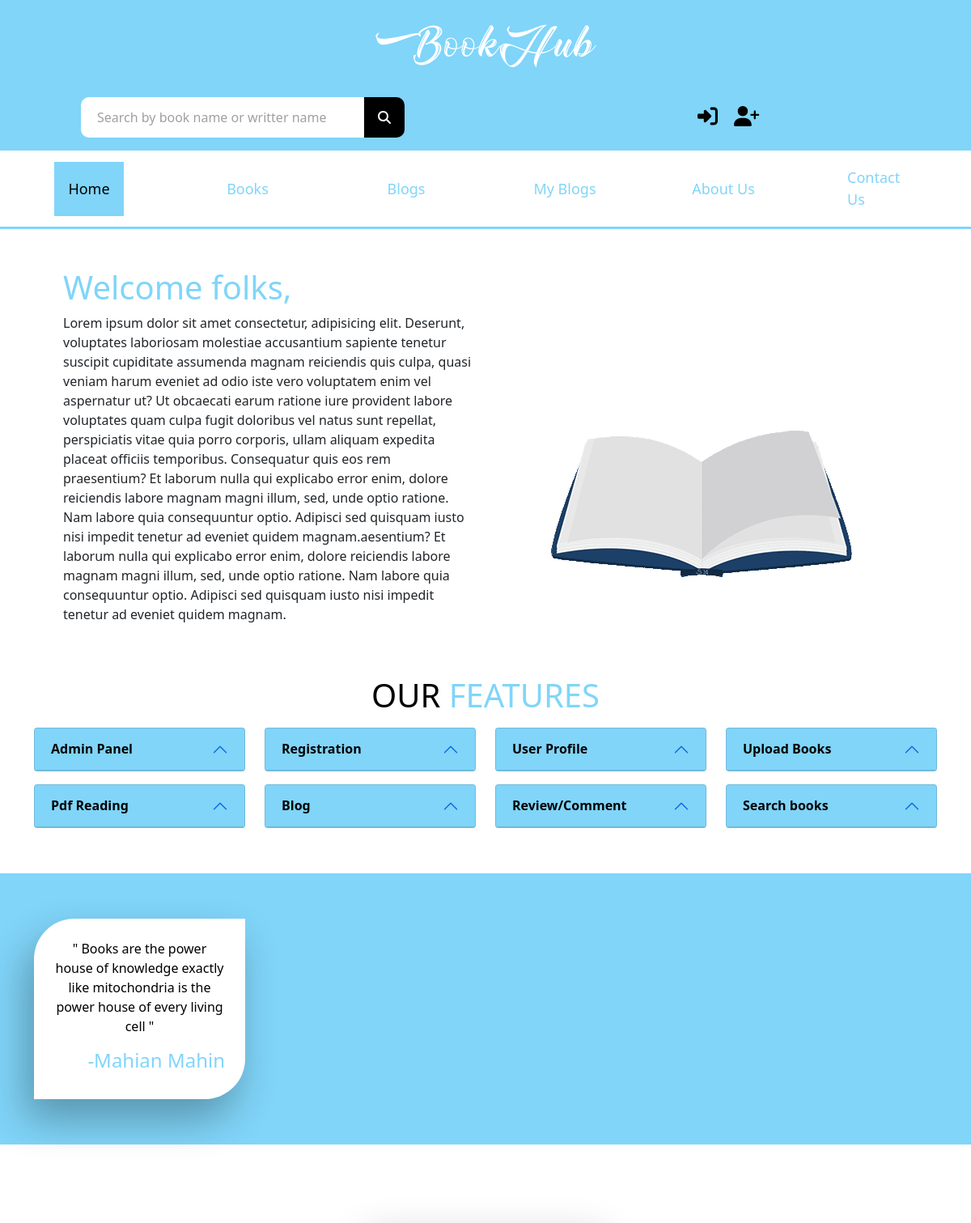
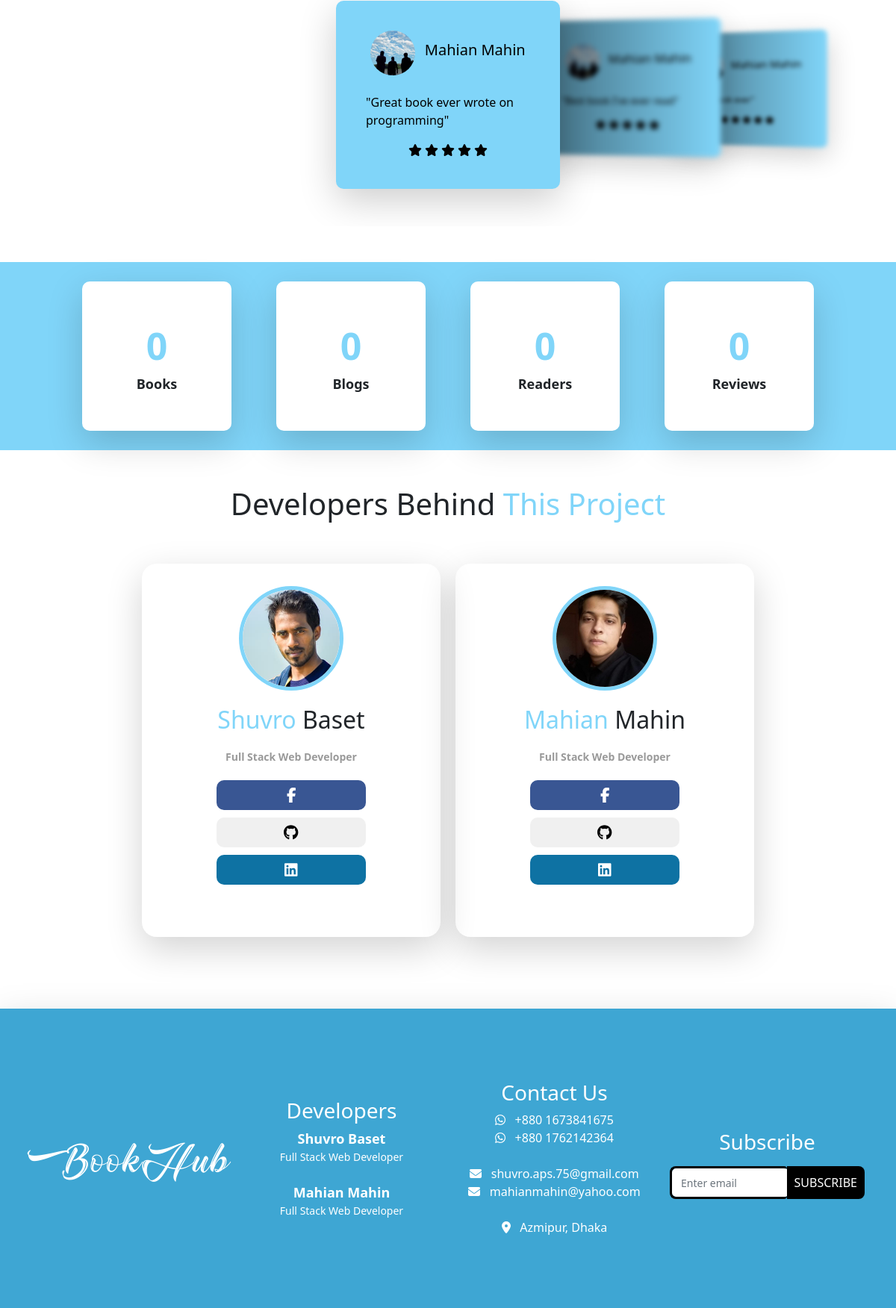
The page / on the database its author committed (2 pictures, top to bottom).
### bookHub_app/models.py (models this page shows)
class SiteUtils(models.Model):
    home_text = models.TextField()
    about_us_text = models.TextField()

class Quote(models.Model):
    quote = models.TextField(max_length=115)
    source = models.CharField(max_length=20)

class BooksReview(models.Model):
    book = models.ForeignKey(Books, on_delete=models.CASCADE)
    user = models.ForeignKey(User, on_delete=models.CASCADE)
    review = models.CharField(max_length=250, null=True, blank=True)
    star = models.IntegerField(default=0, null=True)

### user_app/models.py (models this page shows)
class UserProfile(models.Model):
    user = models.OneToOneField(User, on_delete=models.CASCADE, related_name='profile')
    profile_pic = models.ImageField(upload_to='users',default='user.jpg')
    address = models.CharField(max_length=50,null=True, blank=True)
    occupation = models.CharField(max_length=50,null=True, blank=True)
    bio = models.TextField(max_length=255, null=True, blank=True)

### bookHub_app/views.py (the view)
# urls.py: path('', home, name="home"),
def home(request):
    site_utils = SiteUtils.objects.all()
    reviews = BooksReview.objects.all()
    quotes = Quote.objects.all()
    books = Books.objects.all()
    blogs = Blogs.objects.all()
    users = UserProfile.objects.all()
    context = {
        "home": "active",
        "reviews": reviews,
        "quotes": quotes,
        "utils": site_utils,
        "books_len": len(books),
        "blogs_len": len(blogs),
        "users_len": len(users),
        "reviews_len": len(reviews)
    }
    return render(request, 'index.html', context)

### templates/index.html (shortened to what this page needs)
{% extends 'main.html' %}
{% load static %}
{% block content %}
    <div class="container">
      <div class="row my-5 mx-4">
      {% for util in utils %}
        <div class="col-sm-6 welcome-section">
          <h1>Welcome folks,</h1>
          <p>
            {{ util.home_text }}
          </p>
        </div>
      {% endfor %}
        <div class=" col-sm-6 animation-section d-flex justify-content-center align-items-center" id="hide">
          <img src="./static/img/animation.gif" />
        </div>
      </div>
    </div>
    <section id="features-section">
      <div class="container my-5">
        <h1 class="text-center"><span>OUR</span> FEATURES</h1>
        <div class="row">
          <div class="col-lg-3 col-md-6 col-sm-6 my-2">
            <div class="accordion-item">
              <h2 class="accordion-header" id="headingOne">
                <button class="accordion-button" type="button" data-bs-toggle="collapse" data-bs-target="#collapseOne" aria-expanded="true" aria-controls="collapseOne">Admin Panel</button>
              </h2>
            </div>
          </div>
          <div class="col-lg-3 col-md-6 col-sm-6 my-2">
            <div class="accordion-item">
              <h2 class="accordion-header" id="headingTwo">
                <button class="accordion-button" type="button" data-bs-toggle="collapse" data-bs-target="#collapseTwo" aria-expanded="true" aria-controls="collapseTwo">Registration</button>
              </h2>
            </div>
          </div>
          <div class="col-lg-3 col-md-6 col-sm-6 my-2">
            <div class="accordion-item">
              <h2 class="accordion-header" id="headingThree">
                <button class="accordion-button" type="button" data-bs-toggle="collapse" data-bs-target="#collapseThree" aria-expanded="true" aria-controls="collapseThree">User Profile</button>
              </h2>
            </div>
          </div>
          <div class="col-lg-3 col-md-6 col-sm-6 my-2">
            <div class="accordion-item">
              <h2 class="accordion-header" id="headingFour">
                <button class="accordion-button" type="button" data-bs-toggle="collapse" data-bs-target="#collapseFour" aria-expanded="true" aria-controls="collapseFour">Upload Books</button>
              </h2>
            </div>
          </div>
          <div class="col-lg-3 col-md-6 col-sm-6 my-2">
            <div class="accordion-item">
              <h2 class="accordion-header" id="headingFive">
                <button class="accordion-button" type="button" data-bs-toggle="collapse" data-bs-target="#collapseFive" aria-expanded="true" aria-controls="collapseFive">Pdf Reading</button>
              </h2>
            </div>
          </div>
          <div class="col-lg-3 col-md-6 col-sm-6 my-2">
            <div class="accordion-item">
              <h2 class="accordion-header" id="headingSix">
                <button class="accordion-button" type="button" data-bs-toggle="collapse" data-bs-target="#collapseSix" aria-expanded="true" aria-controls="collapseSix">Blog</button>
              </h2>
            </div>
          </div>
          <div class="col-lg-3 col-md-6 col-sm-6 my-2">
            <div class="accordion-item">
              <h2 class="accordion-header" id="headingSeven">
                <button class="accordion-button" type="button" data-bs-toggle="collapse" data-bs-target="#collapseSeven" aria-expanded="true" aria-controls="collapseSeven">Review/Comment</button>
              </h2>
            </div>
          </div>
          <div class="col-lg-3 col-md-6 col-sm-6 my-2">
            <div class="accordion-item">
              <h2 class="accordion-header" id="headingEight">
                <button class="accordion-button" type="button" data-bs-toggle="collapse" data-bs-target="#collapseEight" aria-expanded="true" aria-controls="collapseEight">Search books</button>
              </h2>
            </div>
          </div>
        </div>
      </div>
    </section>
    <section id="quotes-section">
      <div class="container my-5 py-5">
        <div class="row">
          {% for quote in quotes %}
          <div class="col-lg-3 col-md-3 col-sm-6 my-2">
              <div class="box">
                <div class="box-content">
                  <p class='text-center'>&quot; {{ quote.quote }} &quot;</p>
                  <h4 class="text-end">-{{ quote.source }}</h4>
                </div>
              </div>
          </div>
          {% endfor %}
        </div>
      </div>
    </section>
    <section class="my-5">
      <div class="container">
        <div class="row">
          <div class="review-section">
            <div class="swiper-container mySwiper">
              <div class="swiper-wrapper">
              {% for review in reviews %}
              {% if review.review %}
                <div class="swiper-slide">
                  <div class="review-box">
                    <div class="review-content">
                      <div class="user-details">
                        <div class="imgBx">
                          <img class="img-fluid" src={{ review.user.profile.profile_pic.url }}>
                        </div>
                        <h5>{{ review.user.first_name }} {{ review.user.last_name }}</h5>
                      </div>
                      <br>
                      <p>&quot;{{ review.review }}&quot;</p>
                      <div class="text-center">
                      {% for star in "x"|ljust:review.star %}
                        <i class="fas fa-star"></i>
                      {% endfor %}
                      </div>
                    </div>
                  </div>
                </div>
              {% endif %}
              {% endfor %}
              </div>
            </div>
          </div>
        </div>
      </div>
    </section>
    <section class="counting-blocks" id="counter_section">
      <div class="container">
        <div class="row py-3 px-3 d-flex flex-row justify-content-center align-items-center">
          <div class="counting-card shadow-lg d-flex flex-column justify-content-center align-items-center">
            <div class="number" id="books_count">0</div>
            <div class="name">
              Books
            </div>
          </div>
          <div class="counting-card shadow-lg d-flex flex-column justify-content-center align-items-center">
            <div class="number" id="blogs_count">0</div>
            <div class="name">
              Blogs
            </div>
          </div>
          <div class="counting-card shadow-lg d-flex flex-column justify-content-center align-items-center">
            <div class="number" id="readers_count">0</div>
            <div class="name">
              Readers
            </div>
          </div>
          <div class="counting-card shadow-lg d-flex flex-column justify-content-center align-items-center">
            <div class="number" id="likes_count">0</div>
            <div class="name">
              Reviews
            </div>
          </div>
        </div>
      </div>
    </section>
    <section class="team-section">
      <div class="container py-5 px-3">
        <div class="row">
          <h1 class="text-center">Developers Behind <span class="colored_span">This Project</span></h1>
          <div class="card-wrapper d-flex flex-row flex-wrap justify-content-center align-items-center">
            <div class="team-card my-5 d-flex flex-column align-items-center shadow-lg">
              <div class="avatar">
                <img src={% static "/images/baset_vaiya.jpg" %}>
              </div>
              <h2><span class="colored_span">Shuvro</span> Baset</h2>
              <span class="designation">Full Stack Web Developer</span>
              <div class="social d-flex flex-column align-items-center my-3">
                <a href="#" id="fb" class="d-flex justify-content-center align-items-center"><i class="fab fa-facebook-f"></i></a>
                <a href="#" id="git" class="d-flex justify-content-center align-items-center"><i class="fab fa-github"></i></a>
                <a href="#" id="linkedin" class="d-flex justify-content-center align-items-center"><i class="fab fa-linkedin"></i></i></a>
              </div>
            </div>
            <div class="team-card my-5 d-flex flex-column align-items-center shadow-lg">
              <div class="avatar">
                <img src={% static "/images/mahin.jpeg" %}>
              </div>
              <h2><span class="colored_span">Mahian</span> Mahin</h2>
              <span class="designation">Full Stack Web Developer</span>
              <div class="social d-flex flex-column align-items-center my-3">
                <a href="#" id="fb" class="d-flex justify-content-center align-items-center"><i class="fab fa-facebook-f"></i></a>
                <a href="#" id="git" class="d-flex justify-content-center align-items-center"><i class="fab fa-github"></i></a>
                <a href="#" id="linkedin" class="d-flex justify-content-center align-items-center"><i class="fab fa-linkedin"></i></i></a>
              </div>
            </div>
          </div>
        </div>
      </div>
    </section>
{% endblock %}

### static/css/style.css (style rules this page uses)
.welcome-section h1 { color: #80d5f9; }
#features-section h1 { color: #80d5f9; }
#features-section span { color: #000000; }
.accordion-item { background-color: #80d5f9; }
.accordion-button { background-color: #80d5f9; color: #000000; font-weight: 600; }
.accordion-button:not(.collapsed) { background-color: #80d5f9; color: #000000; font-weight: 600; }
#quotes-section { background-color: #80d5f9; }
.box { padding: 25px; border-top-left-radius: 50px; border-bottom-right-radius: 50px; background-color: #fff; box-shadow: -10px 25px 50px rgba(0, 0, 0,0.3); }
.box-content { color: #000; font-weight: 500; }
.box-content h4 { color: #80d5f9; font-weight: 500; }
.review-section { position: relative; width: 100%; display: flex; justify-content: center; align-items: center; overflow: hidden; }
.swiper-container { width: 100%; padding-top: 50px; padding-bottom: 50px; }
.swiper-slide { background-position: center; background-size: cover; width: 300px; box-shadow: 0 15px 50px rgba(0, 0, 0, 0.2); filter: blur(4px); background: #80d5f9; border-radius: 10px; color: #000; }
.swiper-slide-active { filter: blur(0px); }
.review-box { position: relative; width: 100%; padding: 40px; }
.user-details { display: flex; justify-content: space-around; align-items: center; }
.imgBx { height: 60px; width: 60px; border-radius: 50%; overflow: hidden; }
.counting-blocks { background: #80d5f9; }
.counting-card { background: #fff; height: 200px; width: 200px; border-radius: 10px; margin: 10px 30px; }
.number { font-size: 50px; color: #80d5f9; font-weight: bold; }
.name { font-size: 18px; font-weight: bold; }
.colored_span { color: #80d5f9; }
.team-card { padding: 30px 0px; width: 400px; height: 500px; border-radius: 20px; margin: 5px 10px; }
.avatar img { height: 140px; width: 140px; border: 5px solid #80d5f9; border-radius: 50%; object-fit: cover; }
.team-card h2 { margin: 20px 0px; }
.team-card .designation { font-size: 14px; color: rgb(154, 154, 154); }
.social a { text-decoration: none; width: 200px; height: 40px; border-radius: 10px; margin: 5px 0px; font-size: 20px; transition: .2s ease-in-out; }
.social #fb { background: #395693; color: #fff; }
.social #git { background: rgb(240, 240, 240); color: black; }
.social #linkedin { background: #0E72A3; color: #fff; }
.designation { color: rgb(155, 155, 155); font-size: 12px; font-weight: bold; }

### rows shown on the page
SiteUtils: home_text "Lorem ipsum dolor sit amet consectetur, adipisicing elit. Deserunt, voluptates laboriosam molestiae accusantium sapiente tenetur suscipit cupiditate assumenda magnam reiciendis quis culpa, quasi veniam harum eveniet ad odio iste vero voluptatem enim vel aspernatur ut? Ut obcaecati earum ratione iure provident labore voluptates quam culpa fugit doloribus vel natus sunt repellat, perspiciatis vitae quia porro corporis, ullam aliquam expedita placeat officiis temporibus. Consequatur quis eos rem praesentium? Et laborum nulla qui explicabo error enim, dolore reiciendis labore magnam magni illum, sed, unde optio ratione. Nam labore quia consequuntur optio. Adipisci sed quisquam iusto nisi…"
Quote: quote "Books are the power house of knowledge exactly like mitochondria is the power house of every living cell", source "Mahian Mahin"
BooksReview: user.profile.profile_pic (picture), user.first_name "Mahian", user.last_name "Mahin", review "Great book ever wrote on programming", star 5 (drawn)
BooksReview: user.profile.profile_pic (picture), user.first_name "Mahian", user.last_name "Mahin", review "Best book I've ever read", star 5 (drawn)
BooksReview: user.first_name "Mahian", user.last_name "Mahin", review "Best book ever", star 5 (drawn)
